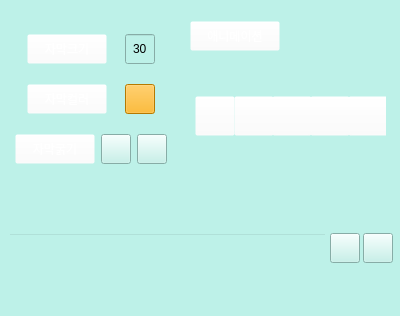
       <widget class="QFrame" name="verticalFrame">
        <property name="minimumSize">
         <size>
          <width>400</width>
          <height>0</height>
         </size>
        </property>
        <property name="maximumSize">
         <size>
          <width>400</width>
          <height>16777215</height>
         </size>
        </property>
        <property name="styleSheet">
         <string notr="true">background-color: rgb(189, 241, 232);</string>
        </property>
        <layout class="QVBoxLayout" name="verticalLayout">
         <property name="spacing">
          <number>3</number>
         </property>
         <property name="leftMargin">
          <number>3</number>
         </property>
         <property name="topMargin">
          <number>8</number>
         </property>
         <property name="rightMargin">
          <number>2</number>
         </property>
         <property name="bottomMargin">
          <number>3</number>
         </property>
         <item>
          <widget class="QFrame" name="horizontalFrame">
           <layout class="QHBoxLayout" name="horizontalLayout_59">
            <property name="spacing">
             <number>5</number>
            </property>
            <property name="leftMargin">
             <number>3</number>
            </property>
            <property name="topMargin">
             <number>3</number>
            </property>
            <property name="rightMargin">
             <number>3</number>
            </property>
            <property name="bottomMargin">
             <number>0</number>
            </property>
            <item>
             <widget class="QFrame" name="verticalFrame">
              <property name="styleSheet">
               <string notr="true">border-image: url(:/res/images/border.png);</string>
              </property>
              <layout class="QVBoxLayout" name="verticalLayout_7">
               <item>
                <layout class="QHBoxLayout" name="horizontalLayout_64">
                 <item>
                  <widget class="QPushButton" name="pushButton_14">
                   <property name="minimumSize">
                    <size>
                     <width>80</width>
                     <height>30</height>
                    </size>
                   </property>
                   <property name="maximumSize">
                    <size>
                     <width>80</width>
                     <height>30</height>
                    </size>
                   </property>
                   <property name="styleSheet">
                    <string notr="true">font: 75 9.5pt &quot;나눔고딕 ExtraBold&quot;;
color: rgb(255, 255, 255);

border-image: url(:/res/images/musicCap.png);
background-color: rgba(255, 255, 255, 0);</string>
                   </property>
                   <property name="text">
                    <string>자막크기</string>
                   </property>
                  </widget>
                 </item>
                 <item>
                  <widget class="QLineEdit" name="FontSize">
                   <property name="minimumSize">
                    <size>
                     <width>30</width>
                     <height>30</height>
                    </size>
                   </property>
                   <property name="maximumSize">
                    <size>
                     <width>30</width>
                     <height>30</height>
                    </size>
                   </property>
                   <property name="styleSheet">
                    <string notr="true">font: 75 12pt &quot;나눔고딕 ExtraBold&quot;;
border-image: url(:/res/images/context.png);</string>
                   </property>
                   <property name="text">
                    <string>30</string>
                   </property>
                   <property name="alignment">
                    <set>Qt::AlignCenter</set>
                   </property>
                  </widget>
                 </item>
                </layout>
               </item>
               <item>
                <layout class="QHBoxLayout" name="horizontalLayout_65">
                 <item>
                  <widget class="QPushButton" name="pushButton_15">
                   <property name="minimumSize">
                    <size>
                     <width>80</width>
                     <height>30</height>
                    </size>
                   </property>
                   <property name="maximumSize">
                    <size>
                     <width>80</width>
                     <height>30</height>
                    </size>
                   </property>
                   <property name="styleSheet">
                    <string notr="true">font: 75 9.5pt &quot;나눔고딕 ExtraBold&quot;;
color: rgb(255, 255, 255);

border-image: url(:/res/images/musicCap.png);
background-color: rgba(255, 255, 255, 0);</string>
                   </property>
                   <property name="text">
                    <string>자막컬러</string>
                   </property>
                  </widget>
                 </item>
                 <item>
                  <widget class="QPushButton" name="ColorBtn">
                   <property name="minimumSize">
                    <size>
                     <width>30</width>
                     <height>30</height>
                    </size>
                   </property>
                   <property name="maximumSize">
                    <size>
                     <width>30</width>
                     <height>30</height>
                    </size>
                   </property>
                   <property name="styleSheet">
                    <string notr="true">background-color: rgba(255, 170, 0,255);</string>
                   </property>
                   <property name="text">
                    <string/>
                   </property>
                  </widget>
                 </item>
                </layout>
               </item>
               <item>
                <layout class="QHBoxLayout" name="horizontalLayout_60">
                 <item>
                  <widget class="QPushButton" name="pushButton_18">
                   <property name="minimumSize">
                    <size>
                     <width>80</width>
                     <height>30</height>
                    </size>
                   </property>
                   <property name="maximumSize">
                    <size>
                     <width>80</width>
                     <height>30</height>
                    </size>
                   </property>
                   <property name="styleSheet">
                    <string notr="true">font: 75 9.5pt &quot;나눔고딕 ExtraBold&quot;;
color: rgb(255, 255, 255);

border-image: url(:/res/images/musicCap.png);
background-color: rgba(255, 255, 255, 0);</string>
                   </property>
                   <property name="text">
                    <string>자막굵기</string>
                   </property>
                  </widget>
                 </item>
                 <item>
                  <widget class="QPushButton" name="on_bold">
                   <property name="minimumSize">
                    <size>
                     <width>30</width>
                     <height>30</height>
                    </size>
                   </property>
                   <property name="maximumSize">
                    <size>
                     <width>30</width>
                     <height>30</height>
                    </size>
                   </property>
                   <property name="styleSheet">
                    <string notr="true">border-image: url(:/res/images/on_bold.png);</string>
                   </property>
                   <property name="text">
                    <string/>
                   </property>
                  </widget>
                 </item>
                 <item>
                  <widget class="QPushButton" name="off_bold">
                   <property name="minimumSize">
                    <size>
                     <width>30</width>
                     <height>30</height>
                    </size>
                   </property>
                   <property name="maximumSize">
                    <size>
                     <width>30</width>
                     <height>30</height>
                    </size>
                   </property>
                   <property name="styleSheet">
                    <string notr="true">border-image: url(:/res/images/off_bold.png);</string>
                   </property>
                   <property name="text">
                    <string/>
                   </property>
                  </widget>
                 </item>
                </layout>
               </item>
              </layout>
             </widget>
            </item>
            <item>
             <widget class="QFrame" name="verticalFrame_2">
              <property name="styleSheet">
               <string notr="true">border-image: url(:/res/images/border_long.png);</string>
              </property>
              <layout class="QVBoxLayout" name="verticalLayout_13">
               <property name="spacing">
                <number>0</number>
               </property>
               <property name="leftMargin">
                <number>1</number>
               </property>
               <property name="topMargin">
                <number>10</number>
               </property>
               <property name="rightMargin">
                <number>1</number>
               </property>
               <property name="bottomMargin">
                <number>1</number>
               </property>
               <item>
                <layout class="QHBoxLayout" name="horizontalLayout_48">
                 <property name="leftMargin">
                  <number>8</number>
                 </property>
                 <property name="rightMargin">
                  <number>8</number>
                 </property>
                 <item>
                  <widget class="QPushButton" name="pushButton_16">
                   <property name="minimumSize">
                    <size>
                     <width>90</width>
                     <height>30</height>
                    </size>
                   </property>
                   <property name="maximumSize">
                    <size>
                     <width>90</width>
                     <height>30</height>
                    </size>
                   </property>
                   <property name="styleSheet">
                    <string notr="true">font: 75 9.5pt &quot;나눔고딕 ExtraBold&quot;;
color: rgb(255, 255, 255);

border-image: url(:/res/images/musicCap.png);
background-color: rgba(255, 255, 255, 0);</string>
                   </property>
                   <property name="text">
                    <string>애니메이션</string>
                   </property>
                  </widget>
                 </item>
                 <item>
                  <spacer name="horizontalSpacer_50">
                   <property name="orientation">
                    <enum>Qt::Horizontal</enum>
                   </property>
                   <property name="sizeHint" stdset="0">
                    <size>
                     <width>40</width>
                     <height>20</height>
                    </size>
                   </property>
                  </spacer>
                 </item>
                </layout>
               </item>
               <item>
                <spacer name="verticalSpacer_6">
                 <property name="orientation">
                  <enum>Qt::Vertical</enum>
                 </property>
                 <property name="sizeHint" stdset="0">
                  <size>
                   <width>20</width>
                   <height>40</height>
                  </size>
                 </property>
                </spacer>
               </item>
               <item>
                <layout class="QHBoxLayout" name="horizontalLayout_41">
                 <property name="spacing">
                  <number>0</number>
                 </property>
                 <property name="leftMargin">
                  <number>8</number>
                 </property>
                 <property name="rightMargin">
                  <number>8</number>
                 </property>
                 <property name="bottomMargin">
                  <number>8</number>
                 </property>
                 <item>
                  <widget class="QFrame" name="horizontalFrame_2">
                   <property name="minimumSize">
                    <size>
                     <width>0</width>
                     <height>50</height>
                    </size>
                   </property>
                   <property name="maximumSize">
                    <size>
                     <width>250</width>
                     <height>50</height>
                    </size>
                   </property>
                   <property name="styleSheet">
                    <string notr="true">border-image: url(:/res/images/context.png);</string>
                   </property>
                   <layout class="QHBoxLayout" name="horizontalLayout_47">
                    <property name="spacing">
                     <number>5</number>
                    </property>
                    <property name="leftMargin">
                     <number>5</number>
                    </property>
                    <property name="topMargin">
                     <number>3</number>
                    </property>
                    <property name="rightMargin">
                     <number>5</number>
                    </property>
                    <property name="bottomMargin">
                     <number>3</number>
                    </property>
                    <item>
                     <widget class="QPushButton" name="stopBtn">
                      <property name="minimumSize">
                       <size>
                        <width>40</width>
                        <height>40</height>
                       </size>
                      </property>
                      <property name="maximumSize">
                       <size>
                        <width>40</width>
                        <height>40</height>
                       </size>
                      </property>
                      <property name="styleSheet">
                       <string notr="true">QPushButton#stopBtn{
	border-image: url(:/res/images/stopcap_b.png);
	background-color: rgba(255, 255, 255, 0);
}


QPushButton#stopBtn:hover{
	border-image: url(:/res/images/stopcap_o.png);
	background-color: rgba(255, 255, 255, 0);
}

QPushButton#stopBtn:pressed {
}</string>
                      </property>
                      <property name="text">
                       <string/>
                      </property>
                     </widget>
                    </item>
                    <item>
                     <widget class="QPushButton" name="LRBtn">
                      <property name="minimumSize">
                       <size>
                        <width>40</width>
                        <height>40</height>
                       </size>
                      </property>
                      <property name="maximumSize">
                       <size>
                        <width>40</width>
                        <height>40</height>
                       </size>
                      </property>
                      <property name="styleSheet">
                       <string notr="true">QPushButton#LRBtn{
	border-image: url(:/res/images/LTOR_b.png);
	background-color: rgba(255, 255, 255, 0);
}

QPushButton#LRBtn:hover{
	border-image: url(:/res/images/LTOR_o.png);
	background-color: rgba(255, 255, 255, 0);
}

QPushButton#LRBtn:pressed {
}</string>
                      </property>
                      <property name="text">
                       <string/>
                      </property>
                     </widget>
                    </item>
                    <item>
                     <widget class="QPushButton" name="RLBtn">
                      <property name="minimumSize">
                       <size>
                        <width>40</width>
                        <height>40</height>
                       </size>
                      </property>
                      <property name="maximumSize">
                       <size>
                        <width>40</width>
                        <height>40</height>
                       </size>
                      </property>
                      <property name="styleSheet">
                       <string notr="true">QPushButton#RLBtn{
	border-image: url(:/res/images/RTOL_b.png);
	background-color: rgba(255, 255, 255, 0);
}

QPushButton#RLBtn:hover{
	border-image: url(:/res/images/RTOL_o.png);
	background-color: rgba(255, 255, 255, 0);
}

QPushButton#RLBtn:pressed {
}</string>
                      </property>
                      <property name="text">
                       <string/>
                      </property>
                     </widget>
                    </item>
                    <item>
                     <widget class="QPushButton" name="UDBtn">
                      <property name="minimumSize">
                       <size>
                        <width>40</width>
                        <height>40</height>
                       </size>
                      </property>
                      <property name="maximumSize">
                       <size>
                        <width>40</width>
                        <height>40</height>
                       </size>
                      </property>
                      <property name="styleSheet">
                       <string notr="true">QPushButton#UDBtn{
	border-image: url(:/res/images/UDBtn_b.png);
	background-color: rgba(255, 255, 255, 0);
}

QPushButton#UDBtn:hover{
	border-image: url(:/res/images/UDBtn_o.png);
	background-color: rgba(255, 255, 255, 0);
}

QPushButton#UDBtn:pressed {
}</string>
                      </property>
                      <property name="text">
                       <string/>
                      </property>
                     </widget>
                    </item>
                    <item>
                     <widget class="QPushButton" name="DUBtn">
                      <property name="minimumSize">
                       <size>
                        <width>40</width>
                        <height>40</height>
                       </size>
                      </property>
                      <property name="maximumSize">
                       <size>
                        <width>40</width>
                        <height>40</height>
                       </size>
                      </property>
                      <property name="styleSheet">
                       <string notr="true">QPushButton#DUBtn{
	border-image: url(:/res/images/DUBtn_b.png);
	background-color: rgba(255, 255, 255, 0);
}

QPushButton#DUBtn:hover{
	border-image: url(:/res/images/DUBtn_o.png);
	background-color: rgba(255, 255, 255, 0);
}

QPushButton#DUBtn:pressed {
}</string>
                      </property>
                      <property name="text">
                       <string/>
                      </property>
                     </widget>
                    </item>
                   </layout>
                  </widget>
                 </item>
                </layout>
               </item>
               <item>
                <spacer name="verticalSpacer_4">
                 <property name="orientation">
                  <enum>Qt::Vertical</enum>
                 </property>
                 <property name="sizeHint" stdset="0">
                  <size>
                   <width>20</width>
                   <height>40</height>
                  </size>
                 </property>
                </spacer>
               </item>
              </layout>
             </widget>
            </item>
           </layout>
          </widget>
         </item>
         <item>
          <spacer name="verticalSpacer_3">
           <property name="orientation">
            <enum>Qt::Vertical</enum>
           </property>
           <property name="sizeHint" stdset="0">
            <size>
             <width>20</width>
             <height>40</height>
            </size>
           </property>
          </spacer>
         </item>
         <item>
          <layout class="QHBoxLayout" name="horizontalLayout_37">
           <property name="leftMargin">
            <number>5</number>
           </property>
           <property name="rightMargin">
            <number>5</number>
           </property>
           <property name="bottomMargin">
            <number>10</number>
           </property>
           <item>
            <widget class="QLineEdit" name="CaptionText">
             <property name="minimumSize">
              <size>
               <width>0</width>
               <height>30</height>
              </size>
             </property>
             <property name="maximumSize">
              <size>
               <width>16777215</width>
               <height>30</height>
              </size>
             </property>
             <property name="styleSheet">
              <string notr="true">border-image: url(:/res/images/captionback.png);
background-color: rgba(255, 255, 255, 0);
font: 75 9pt &quot;나눔고딕 ExtraBold&quot;;</string>
             </property>
            </widget>
           </item>
           <item>
            <widget class="QPushButton" name="showCaptionBtn">
             <property name="minimumSize">
              <size>
               <width>30</width>
               <height>30</height>
              </size>
             </property>
             <property name="maximumSize">
              <size>
               <width>30</width>
               <height>30</height>
              </size>
             </property>
             <property name="styleSheet">
              <string notr="true">QPushButton#showCaptionBtn{
	border-image: url(:/res/images/show_b.png);
}

QPushButton#showCaptionBtn:hover{
	border-image: url(:/res/images/show_o.png);
}

QPushButton#showCaptionBtn:pressed {
}</string>
             </property>
             <property name="text">
              <string/>
             </property>
            </widget>
           </item>
           <item>
            <widget class="QPushButton" name="stopCaptinBtn">
             <property name="minimumSize">
              <size>
               <width>30</width>
               <height>30</height>
              </size>
             </property>
             <property name="maximumSize">
              <size>
               <width>30</width>
               <height>30</height>
              </size>
             </property>
             <property name="styleSheet">
              <string notr="true">QPushButton#stopCaptinBtn{
	border-image: url(:/res/images/stop_b.png);
}

QPushButton#stopCaptinBtn:hover{
	border-image: url(:/res/images/stop_o.png);
}

QPushButton#stopCaptinBtn:pressed {
}</string>
             </property>
             <property name="text">
              <string/>
             </property>
            </widget>
           </item>
          </layout>
         </item>
         <item>
          <spacer name="verticalSpacer_5">
           <property name="orientation">
            <enum>Qt::Vertical</enum>
           </property>
           <property name="sizeHint" stdset="0">
            <size>
             <width>20</width>
             <height>40</height>
            </size>
           </property>
          </spacer>
         </item>
        </layout>
       </widget>
